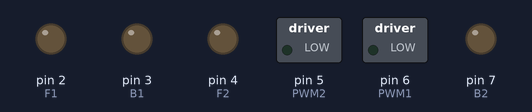
This sketch was run on a simulated Arduino Uno, built with avr-gcc and run on an emulated ATmega328P. On the bench: switched loads named in the sketch (green lamp = pin HIGH), output pins drawn as LEDs (lit = HIGH). No radio packets arrive unless stated; what the sketch prints to the serial monitor is not drawn.

Above: at 0.1 s.
At 0.6 s:
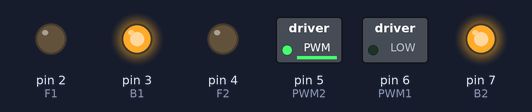
Timing chart, 0 to 2.1 s (numbered marks = the images above):
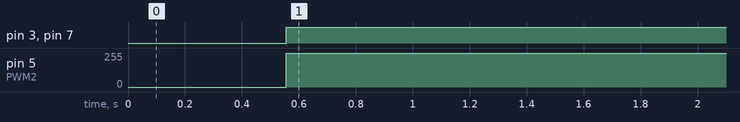

The sketch:

car.ino
```cpp
/* JoyStick module receiver code
 - CONNECTIONS: nRF24L01 Modules See:
   1 - GND
   2 - VCC 3.3V !!! NOT 5V
   3 - CE to Arduino pin 6
   4 - CSN to Arduino pin 8
   5 - SCK to Arduino pin 13
   6 - MOSI to Arduino pin 11
   7 - MISO to Arduino pin 12
   8 - UNUSED
 */
//-----( Import needed libraries )-----
#include <SPI.h>
#include <nRF24L01.h>
#include <RF24.h>
#include <printf.h>
/*-----( Declare Constants and Pin Numbers )-----*/
#define CE_PIN 9
#define CSN_PIN 10

#define F1 2
#define B1 3
#define F2 4
#define B2 7
#define PWM1 6
#define PWM2 5

// NOTE: the "LL" at the end of the constant is "LongLong" type
const uint64_t pipe = 0xE8E8F0F0E1LL; // Define the transmit pipe

/*-----( Declare objects )-----*/
RF24 radio(CE_PIN, CSN_PIN); // Create a Radio
/*-----( Declare Variables )-----*/
int joystick[2];  // 2 element array holding Joystick readings
int speedRight = 0;
int speedLeft = 0;
int xAxis, yAxis, motorSpeedA, motorSpeedB;

void setup() {
  delay(500);
  Serial.begin(9600);
  Serial.println("Nrf24L01 Receiver Starting");
  radio.begin();
  radio.setPALevel(RF24_PA_MIN);
  radio.setChannel(110);
  radio.openReadingPipe(1,pipe);
  radio.startListening();

  pinMode(F1, OUTPUT);
  pinMode(F2, OUTPUT);
  pinMode(B1, OUTPUT);
  pinMode(B2, OUTPUT);
  pinMode(PWM1, OUTPUT);
  pinMode(PWM2, OUTPUT);
}

void loop() {
  delay(50);
  radio.read(&joystick, sizeof(joystick) );
  xAxis = joystick[0];
  yAxis = joystick[1];

  // Y-axis used for forward and backward control
  if (yAxis < 470) {
  // Set Motor A backward
  digitalWrite(B1, HIGH);
  digitalWrite(F1, LOW);
  // Set Motor B backward
  digitalWrite(B2, HIGH);
  digitalWrite(F2, LOW);
  // Convert the declining Y-axis readings for going backward from 470 to 0 into 0 to 255 value for the PWM signal for increasing the motor speed
  motorSpeedA = map(yAxis, 470, 0, 0, 255);
  motorSpeedB = map(yAxis, 470, 0, 0, 255);
  }
  else if (yAxis > 550) {
  // Set Motor A forward
  digitalWrite(B1, LOW);
  digitalWrite(F1, HIGH);
  // Set Motor B forward
  digitalWrite(B2, LOW);
  digitalWrite(F2, HIGH);
  // Convert the increasing Y-axis readings for going forward from 550 to 1023 into 0 to 255 value for the PWM signal for increasing the motor speed
  motorSpeedA = map(yAxis, 550, 1023, 0, 255);
  motorSpeedB = map(yAxis, 550, 1023, 0, 255);
  }
  // If joystick stays in middle the motors are not moving
  else {
  motorSpeedA = 0;
  motorSpeedB = 0;
  }
  // X-axis used for left and right control
  if (xAxis < 470) {
    // Convert the declining X-axis readings from 470 to 0 into increasing 0 to 255 value
    int xMapped = map(xAxis, 470, 0, 0, 255);
    // Move to left - decrease left motor speed, increase right motor speed
    motorSpeedA = motorSpeedA + xMapped;
    motorSpeedB = motorSpeedB - xMapped;
    // Confine the range from 0 to 255
    if (motorSpeedA < 0) {
    motorSpeedA = 0;
    }
    if (motorSpeedB > 255) {
    motorSpeedB = 255;
    }
  }
  if (xAxis > 550) {
    // Convert the increasing X-axis readings from 550 to 1023 into 0 to 255 value
    int xMapped = map(xAxis, 550, 1023, 0, 255);
    // Move right - decrease right motor speed, increase left motor speed
    motorSpeedA = motorSpeedA - xMapped;
    motorSpeedB = motorSpeedB + xMapped;
    // Confine the range from 0 to 255
    if (motorSpeedA > 255) {
      motorSpeedA = 255;
    }
    if (motorSpeedB < 0) {
      motorSpeedB = 0;
    }
  }
  // Prevent buzzing at low speeds (Adjust according to your motors. My motors couldn't start moving if PWM value was below value of 70)
  if (motorSpeedA < 70) {
  motorSpeedA = 0;
  }
  if (motorSpeedB < 70) {
  motorSpeedB = 0;
  }
  analogWrite(PWM1, motorSpeedB); // Send PWM signal to motor A
  analogWrite(PWM2, motorSpeedA); // Send PWM signal to motor B
  Serial.print("Speed A: ");
  Serial.print(motorSpeedA);
  Serial.print("\n");
  Serial.print("Speed B: ");
  Serial.print(motorSpeedB);
  Serial.print("\n");
  Serial.print("\n");
}
```

Measured:
- by itself, pin 3 (B1), pin 7 (B2): LOW → HIGH at 0.56 s
- by itself, pin 5 (PWM2): 0/255 → 254/255 at 0.56 s
